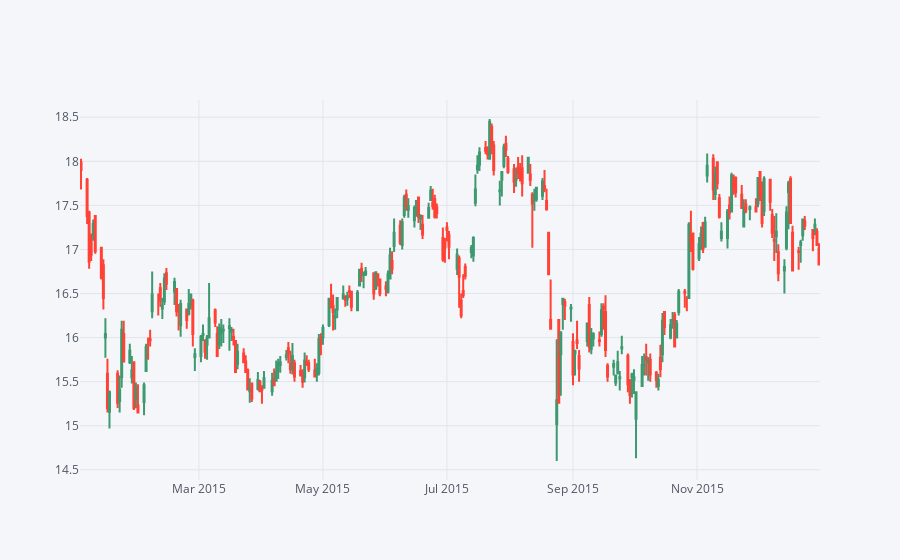

Notebook cell for this chart:
### Code cell
# Set to variable
bac15 = bac[['Open','High','Low','Close']].loc['2015-01-01':'2016-01-01']
bac15.iplot(kind='candle')

### Figure 1 — Plotly figure (JSON) as saved in the notebook; plotly's stock layout.template omitted (floating-point values rounded to 4 significant figures; data arrays with more than 128 entries replaced by an {"elided": "..."} marker saying what was removed)
{"data": [{"close": {"elided": "252 float values"}, "high": {"elided": "252 float values"}, "low": {"elided": "252 float values"}, "open": {"elided": "252 float values"}, "showlegend": false, "type": "candlestick", "x": {"elided": "252 str values"}, "yaxis": "y2"}], "layout": {"legend": {"bgcolor": "#F5F6F9", "font": {"color": "#4D5663"}}, "paper_bgcolor": "#F5F6F9", "plot_bgcolor": "#F5F6F9", "title": {"font": {"color": "#4D5663"}}, "xaxis": {"gridcolor": "#E1E5ED", "rangeslider": {"visible": false}, "showgrid": true, "tickfont": {"color": "#4D5663"}, "title": {"font": {"color": "#4D5663"}, "text": ""}, "zerolinecolor": "#E1E5ED"}, "yaxis": {"gridcolor": "#E1E5ED", "showgrid": true, "showticklabels": false, "tickfont": {"color": "#4D5663"}, "title": {"font": {"color": "#4D5663"}, "text": ""}, "zerolinecolor": "#E1E5ED"}, "yaxis2": {"gridcolor": "#E1E5ED", "showgrid": true, "tickfont": {"color": "#4D5663"}, "title": {"font": {"color": "#4D5663"}, "text": ""}, "zerolinecolor": "#E1E5ED"}}}
